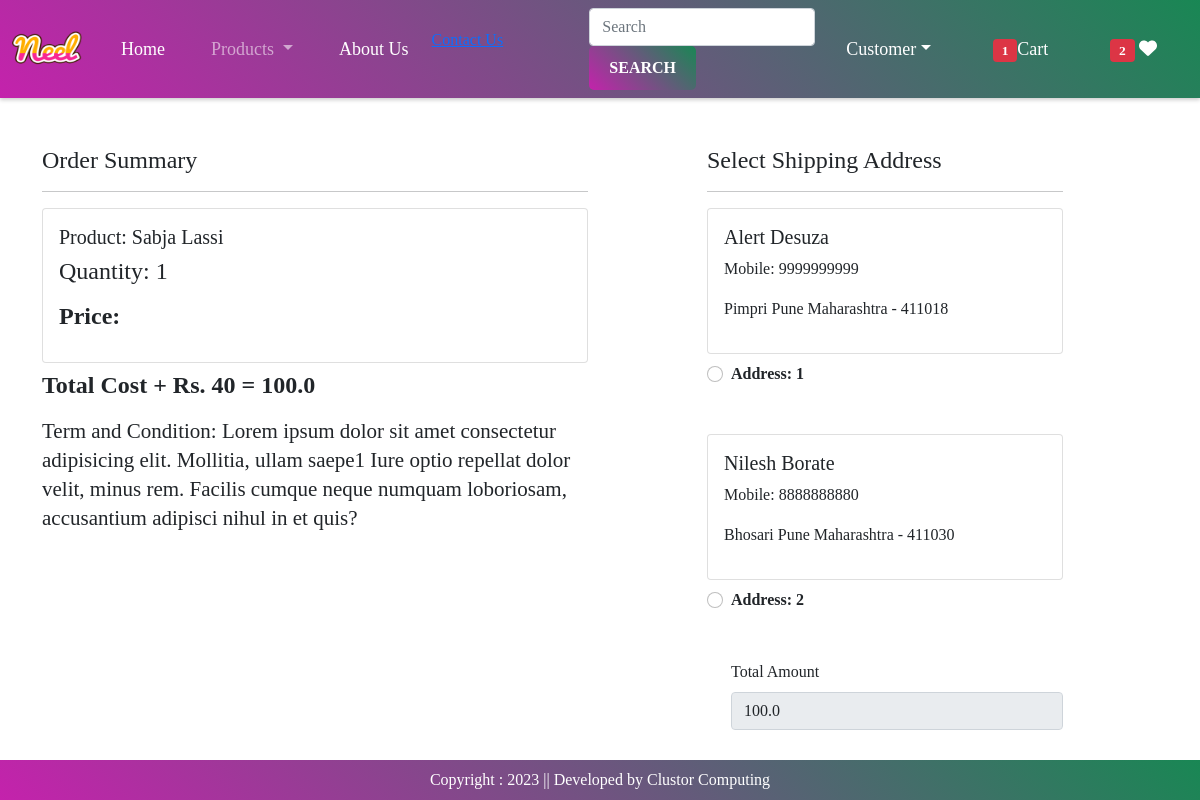
Screenshot of /checkout/ (signed in) with the database file from the repository.
### app/models.py (models this page shows, shortened)
class Cart(models.Model):
    user = models.ForeignKey(User, on_delete=models.CASCADE)
    product = models.ForeignKey(Product, on_delete=models.CASCADE)
    quantity = models.PositiveIntegerField(default=1)

class Product(models.Model):
    title = models.CharField(max_length=100)
    selling_price = models.FloatField()
    discounted_price = models.FloatField()
    description = models.TextField()
    composition = models.TextField(default='')
    prodapp = models.TextField(default='')
    category = models.CharField(choices=CATEGORY_CHOICES, max_length=2)
    product_image = models.ImageField(upload_to='product')

class Customer(models.Model):
    user = models.ForeignKey(User, on_delete=models.CASCADE)
    name = models.CharField(max_length=200)
    locality = models.CharField(max_length=200)
    city = models.CharField(max_length=50)
    mobile = models.IntegerField(default=0)
    zipcode = models.IntegerField()
    state = models.CharField(choices=STATE_CHOICES,max_length=100)

### app/views.py (the view, shortened to what this page needs)
# urls.py: path('checkout/', views.checkout.as_view(), name='checkout'),
@method_decorator(login_required,name="dispatch")
class checkout(View):
    def get(self, request):
        user = request.user
        add = Customer.objects.filter(user=user)
        cart_items = Cart.objects.filter(user=user)
        totalitem = 0
        wishitem = 0
        wishitem = len(Wishlist.objects.filter(user=request.user))
        totalitem = len(Cart.objects.filter(user=request.user))
        famount = 0
        for p in cart_items:
            value = p.quantity * p.product.discounted_price
            famount = famount + value
        totalamount = famount + 40
        razoramount = int(totalamount * 100)
        client = razorpay.Client(auth=(settings.RAZOR_KEY_ID, settings.RAZOR_KEY_SECRET))
        data = {"amount": razoramount, "currency": "INR", "receipt": "order_rcptid_12"}
        payment_response = client.order.create(data=data)
        print(payment_response)
        order_id = payment_response['id']
        order_status = payment_response['status']
        return render(request, 'app/checkout.html', locals())

### app/templates/app/checkout.html (shortened to what this page needs)
{% extends "app/base.html" %}
{% load static %}
{% block main-content %}
<div class="container">
    <div class="row mt-5">
        <div class="col-sm-6">
            <h4>Order Summary<h4>
            <hr>
            {% for item in cart_items %}
                <div class="card mb-2">
                    <div class="card-body">
                        <h5>Product: {{ item.product.title }}</h5>
                        <p>Quantity: {{ item.quantity }}</p>
                        <P class="fw-bold">Price: {{ item.product.discount_price }}</p>
                    </div>
                </div>
            {% endfor %}
            <p class="fw-bold">Total Cost + Rs. 40 = {{totalamount}}</p>
            <small>Term and Condition: Lorem ipsum dolor sit amet consectetur adipisicing elit. Mollitia, ullam saepe1 Iure optio repellat dolor velit, minus rem. Facilis cumque neque numquam loboriosam, accusantium adipisci nihul in et quis?</small>
        </div>
        <div class="col-sm-4 offset-sm-1">
            <h4>Select Shipping Address</h4>
            <hr>
            <form method="post" id="myform">
                {% for ad in add %}
                    <div class="card">
                        <div class="card-body">
                            <h5>{{ ad.name }}</h5>
                            <p>Mobile: {{ ad.mobile }}</p>
                            <p>{{ad.locality}} {{ad.city}} {{ad.state}} - {{ad.zipcode}}</p>
                        </div>
                    </div>
                    <div class="form-check mt-2 mb-5">
                        <input class="form-check-input" type="radio" name="custid" id="custadd{{forloop.counter}}" value="{{ad.id}}">
                        <label class="form-check-label fw-bold" for="custadd{{forloop.counter}}">
                            Address: {{forloop.counter}}</label>
                    </div>
                {% endfor %}
                <div class="form-check mb-3">
                    <label for="totalamount" class="form-label">Total Amount</label>
                    <input class="form-control" type="number" name="totalamount" value={{totalamount}} readonly>
                </div>
            </form>
        </div>
    </div>
</div>
{% endblock main-content %}

### app/static/app/css/style.css (style rules this page uses)
body { font-family: 'Georgia', serif; }

### rows the page displays
Cart: product "Sabja Lassi", quantity "1"
Customer: name "Alert Desuza", mobile "9999999999", locality "Pimpri", city "Pune", state "Maharashtra", zipcode "411018"
Customer: name "Nilesh Borate", mobile "8888888880", locality "Bhosari", city "Pune", state "Maharashtra", zipcode "411030"

### other values shown
{{ totalitem }} "1"
{{ wishitem }} "2"
{{ totalamount }} "100.0"
